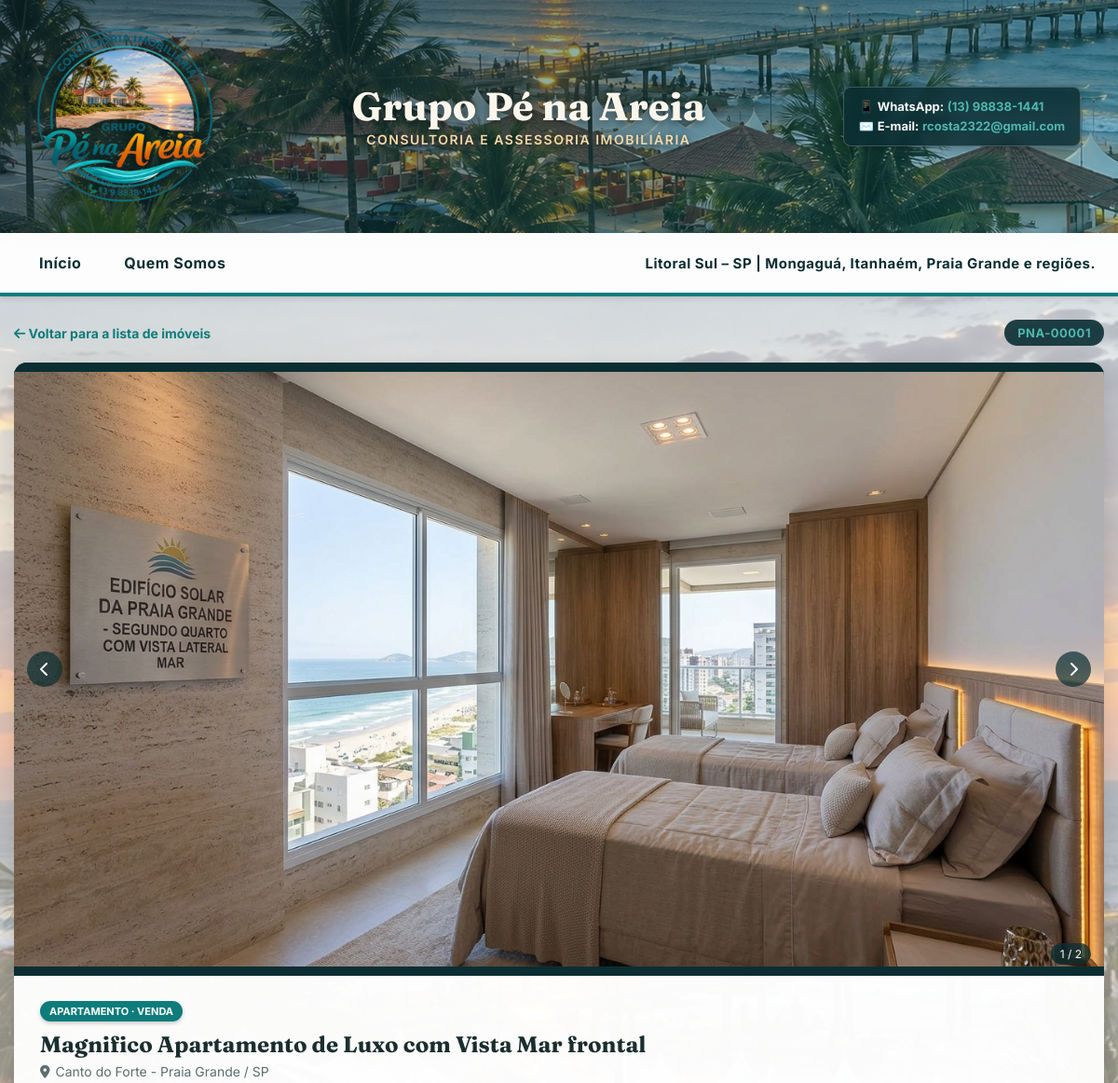
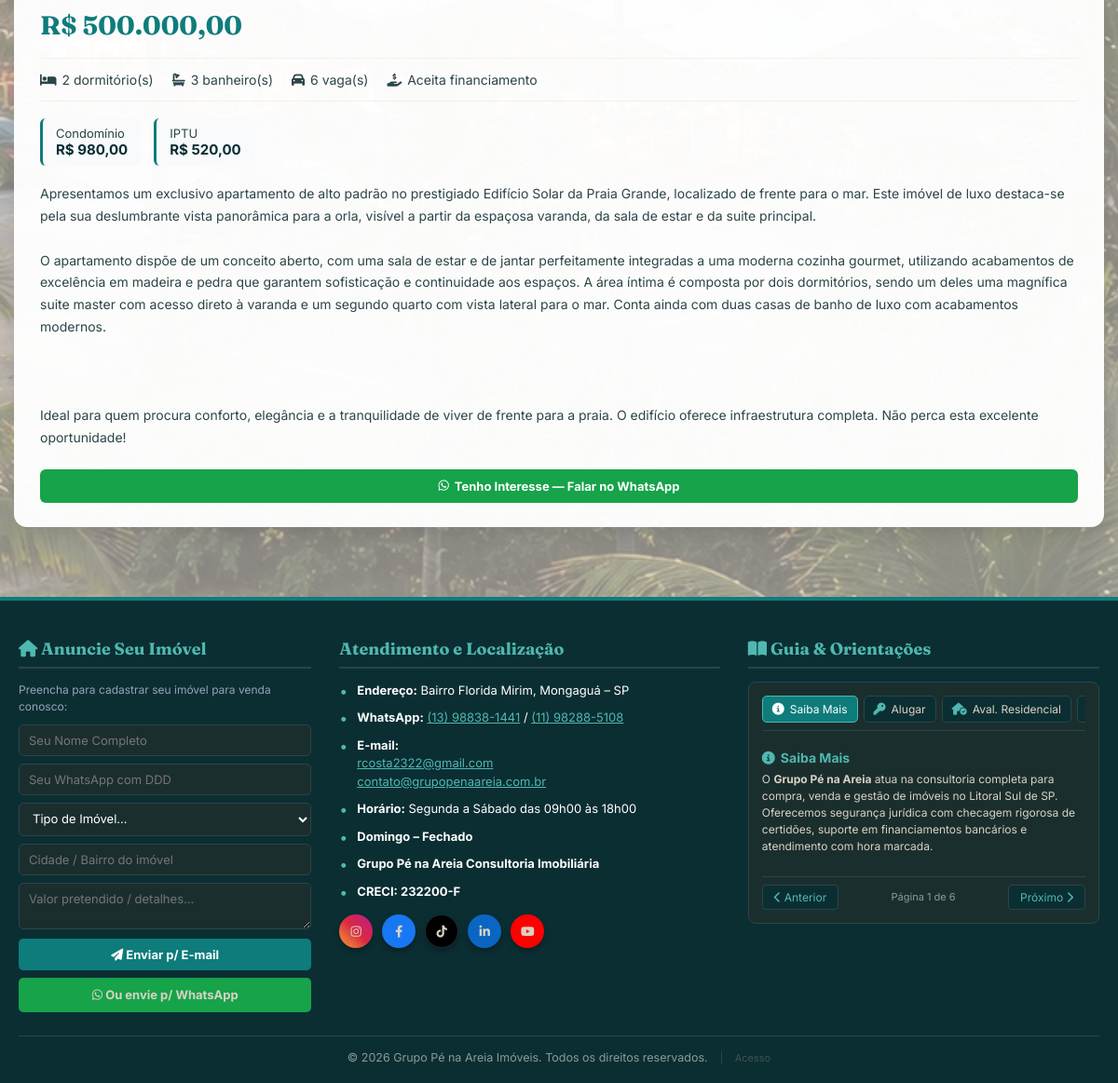
Page /imovel.php?codigo=PNA-00001 on the committed database (2 pictures, top to bottom).
### tables this page shows
CREATE TABLE IF NOT EXISTS imoveis (
  id INT UNSIGNED AUTO_INCREMENT PRIMARY KEY,
  codigo VARCHAR(20) NOT NULL DEFAULT '',
  titulo VARCHAR(150) NOT NULL,
  finalidade ENUM('aluguel','venda') NOT NULL,
  tipo ENUM('casa','sobrado','apartamento','kitnet','chacara','comercial','terreno') NOT NULL,
  preco DECIMAL(12,2) NOT NULL,
  iptu DECIMAL(12,2) NULL DEFAULT NULL,
  condominio DECIMAL(12,2) NULL DEFAULT NULL,
  observacoes VARCHAR(200) NULL DEFAULT NULL,
  descricao TEXT NOT NULL,
  cidade_bairro VARCHAR(150) NOT NULL,
  dormitorios TINYINT UNSIGNED NOT NULL DEFAULT 0,
  banheiros TINYINT UNSIGNED NOT NULL DEFAULT 0,
  vagas TINYINT UNSIGNED NOT NULL DEFAULT 0,
  aceita_financiamento TINYINT(1) NOT NULL DEFAULT 0,
  aceita_permuta TINYINT(1) NOT NULL DEFAULT 0,
  destaque TINYINT(1) NOT NULL DEFAULT 0,
  status ENUM('ativo','inativo') NOT NULL DEFAULT 'ativo',
  created_at TIMESTAMP NOT NULL DEFAULT CURRENT_TIMESTAMP,
  updated_at TIMESTAMP NOT NULL DEFAULT CURRENT_TIMESTAMP ON UPDATE CURRENT_TIMESTAMP,
  youtube_url VARCHAR(255) NULL DEFAULT NULL,
  drive_url VARCHAR(500) NULL DEFAULT NULL,
  endereco_rua VARCHAR(200) NULL DEFAULT NULL,
  endereco_numero VARCHAR(20) NULL DEFAULT NULL,
  endereco_complemento VARCHAR(100) NULL DEFAULT NULL,
  endereco_cep VARCHAR(9) NULL DEFAULT NULL,
  proprietario_nome VARCHAR(150) NULL DEFAULT NULL,
  proprietario_telefone VARCHAR(30) NULL DEFAULT NULL,
  proprietario_celular VARCHAR(30) NULL DEFAULT NULL,
  proprietario_email VARCHAR(150) NULL DEFAULT NULL,
  obs_internas TEXT NULL DEFAULT NULL,
  UNIQUE KEY uq_codigo (codigo),
  INDEX idx_finalidade (finalidade),
  INDEX idx_tipo (tipo),
  INDEX idx_status (status),
  INDEX idx_destaque (destaque)
);

### includes/functions.php (called while the page is built, shortened)
<?php
function h(?string $valor): string
{
    return htmlspecialchars($valor ?? '', ENT_QUOTES, 'UTF-8');
}
function tiposImovel(): array
{
    return [
        'casa'        => 'Casa',
        'sobrado'     => 'Sobrado',
        'apartamento' => 'Apartamento',
        'kitnet'      => 'Kitnet',
        'chacara'     => 'Chácara',
        'comercial'   => 'Comercial',
        'terreno'     => 'Terreno',
    ];
}
function tipoLabel(string $tipo): string
{
    return tiposImovel()[$tipo] ?? ucfirst($tipo);
}
function finalidadeLabel(string $finalidade): string
{
    return $finalidade === 'aluguel' ? 'Aluguel' : 'Venda';
}
function formatarPreco(float $valor, string $finalidade): string
{
    $formatado = 'R$ ' . number_format($valor, 2, ',', '.');
    return $finalidade === 'aluguel' ? $formatado . '/mês' : $formatado;
}
function formatarMoeda(?float $valor): ?string
{
    return 'R$ ' . number_format($valor, 2, ',', '.');
}
function assetUrl(string $caminhoRelativo): string
{
    $caminhoAbsoluto = dirname(__DIR__) . $caminhoRelativo;
    $versao = is_file($caminhoAbsoluto) ? filemtime($caminhoAbsoluto) : time();
    return BASE_URL . $caminhoRelativo . '?v=' . $versao;
}

### imovel.php (the view, shortened to what this page needs)
<?php
require_once __DIR__ . '/includes/db.php';
require_once __DIR__ . '/includes/functions.php';
$codigo = normalizarCodigo($_GET['codigo'] ?? '');
$imovel = null;
if ($codigo !== '') {
    $stmt = $pdo->prepare('SELECT * FROM imoveis WHERE codigo = ? AND status = "ativo" LIMIT 1');
    $stmt->execute([$codigo]);
    $imovel = $stmt->fetch();
}
    ?>
    <?php
$stmtFotos = $pdo->prepare('SELECT caminho_arquivo FROM fotos_imovel WHERE imovel_id = ? ORDER BY ordem ASC LIMIT 15');
$stmtFotos->execute([$imovel['id']]);
$fotos = array_column($stmtFotos->fetchAll(), 'caminho_arquivo');
require __DIR__ . '/includes/header.php';
$mensagemWhats = 'Olá, tenho interesse no imóvel ' . $imovel['codigo'] . ' - ' . $imovel['titulo'] . ' (' . $imovel['cidade_bairro'] . ')';
?>
    <div class="detalhe-topo">
      <a href="<?= BASE_URL ?>/index.php" class="detalhe-voltar"><i class="fas fa-arrow-left"></i> Voltar para a lista de imóveis</a>
      <span class="detalhe-codigo"><?= h($imovel['codigo']) ?></span>
    </div>
    <div class="detalhe-card">
      <div class="carrossel">
        <?php if (!empty($fotos)): ?>
        <div class="carrossel-imagens" id="carrossel-imagens">
          <?php foreach ($fotos as $i => $foto): ?>
            <img src="<?= h(UPLOAD_URL . '/' . $foto) ?>" alt="Foto <?= $i + 1 ?> - <?= h($imovel['titulo']) ?>" class="<?= $i === 0 ? 'ativa' : '' ?>" <?= $i === 0 ? 'loading="eager"' : 'loading="lazy"' ?>>
          <?php endforeach; ?>
        </div>
        <?php if (count($fotos) > 1): ?>
          <button class="carrossel-nav prev" onclick="trocarFotoCarrossel(-1)" aria-label="Foto anterior"><i class="fas fa-chevron-left"></i></button>
          <button class="carrossel-nav next" onclick="trocarFotoCarrossel(1)" aria-label="Próxima foto"><i class="fas fa-chevron-right"></i></button>
          <span class="carrossel-contador" id="carrossel-contador">1 / <?= count($fotos) ?></span>
        <?php endif; ?>
        <?php else: ?>
        <div class="carrossel-imagens">
          <img src="<?= BASE_URL ?>/assets/img/sem-foto.svg" alt="Sem foto disponível" class="ativa">
        </div>
        <?php endif; ?>
      </div>
      <div class="detalhe-body">
        <div class="card-badge" style="position:static; display:inline-block; margin-bottom:10px;">
          <?= h(tipoLabel($imovel['tipo'])) ?> · <?= h(finalidadeLabel($imovel['finalidade'])) ?>
        </div>
        <h2 class="detalhe-titulo"><?= h($imovel['titulo']) ?></h2>
        <div class="detalhe-local"><i class="fas fa-map-marker-alt"></i> <?= h($imovel['cidade_bairro']) ?></div>
        <div class="detalhe-preco"><?= h(formatarPreco((float) $imovel['preco'], $imovel['finalidade'])) ?></div>
        <div class="detalhe-specs">
          <span><i class="fas fa-bed"></i> <?= (int) $imovel['dormitorios'] ?> dormitório(s)</span>
          <span><i class="fas fa-bath"></i> <?= (int) $imovel['banheiros'] ?> banheiro(s)</span>
          <span><i class="fas fa-car"></i> <?= (int) $imovel['vagas'] ?> vaga(s)</span>
          <?php if ($imovel['aceita_financiamento']): ?><span><i class="fas fa-hand-holding-dollar"></i> Aceita financiamento</span><?php endif; ?>
        </div>
        <div class="detalhe-valores">
          <?php if (in_array($imovel['tipo'], ['apartamento', 'kitnet'], true) && $imovel['condominio'] !== null): ?>
            <div class="detalhe-valor-box">Condomínio<strong><?= h(formatarMoeda((float) $imovel['condominio'])) ?></strong></div>
          <?php endif; ?>
          <?php if ($imovel['iptu'] !== null): ?>
            <div class="detalhe-valor-box">IPTU<strong><?= h(formatarMoeda((float) $imovel['iptu'])) ?></strong></div>
          <?php endif; ?>
        </div>
        <p class="detalhe-descricao"><?= nl2br(h($imovel['descricao'])) ?></p>
        <div class="detalhe-cta">
          <a href="https://wa.me/<?= h(WHATSAPP_PRINCIPAL) ?>?text=<?= urlencode($mensagemWhats) ?>" target="_blank" rel="noopener" class="btn-whatsapp-card">
            <i class="fab fa-whatsapp"></i> Tenho Interesse — Falar no WhatsApp
          </a>
        </div>
      </div>
    </div>
<?php require __DIR__ . '/includes/footer.php'; ?>

### includes/header.php (shortened to what this page needs)
<?php
require_once __DIR__ . '/functions.php';
?>
<!DOCTYPE html>
<html lang="pt-BR">
<head>
  <link rel="stylesheet" href="https://cdnjs.cloudflare.com/ajax/libs/font-awesome/6.4.0/css/all.min.css">
  <link rel="stylesheet" href="<?= assetUrl('/assets/css/style.css') ?>">
</head>
<body>
  <header>
    <div>
      <a href="<?= BASE_URL ?>/index.php"><img src="<?= BASE_URL ?>/assets/img/penareia_logo.png" alt="Logo Grupo Pé na Areia" class="header-logo"></a>
    </div>
    <div class="header-center">
      <h1 class="header-title">Grupo Pé na Areia</h1>
      <div class="header-subtitle">Consultoria e Assessoria Imobiliária</div>
    </div>
    <div class="header-contact">
      <p>📱 <strong>WhatsApp:</strong> <a href="https://wa.me/<?= h(WHATSAPP_PRINCIPAL) ?>" target="_blank" rel="noopener">(13) 98838-1441</a></p>
      <p>✉️ <strong>E-mail:</strong> <a href="mailto:<?= h(EMAIL_CONTATO) ?>"><?= h(EMAIL_CONTATO) ?></a></p>
    </div>
  </header>
  <div class="header-division-bar">
    <nav class="header-nav">
      <a href="<?= BASE_URL ?>/index.php"<?= (basename($_SERVER['SCRIPT_NAME']) === 'index.php') ? ' class="active"' : '' ?>>Início</a>
      <a href="<?= BASE_URL ?>/quem-somos.php"<?= (basename($_SERVER['SCRIPT_NAME']) === 'quem-somos.php') ? ' class="active"' : '' ?>>Quem Somos</a>
    </nav>
    <span>Litoral Sul – SP | Mongaguá, Itanhaém, Praia Grande e regiões.</span>
  </div>
  <div class="container">

### includes/footer.php (shortened to what this page needs)
  </div>
  <footer>
    <div class="footer-content">
      <div class="footer-section">
        <h4><i class="fas fa-home"></i> Anuncie Seu Imóvel</h4>
        <p style="font-size: 12px; margin-bottom: 10px; color: #94a3b8;">
          Preencha para cadastrar seu imóvel para venda conosco:
        </p>
        <form class="owner-form" action="https://formsubmit.co/<?= h(EMAIL_CONTATO) ?>" method="POST">
          <input type="text" id="prop-nome" name="Nome_Proprietario" placeholder="Seu Nome Completo" required>
          <input type="tel" id="prop-whats" name="WhatsApp" placeholder="Seu WhatsApp com DDD" required>
          <select id="prop-tipo" name="Tipo_Imovel" required>
            <option value="">Tipo de Imóvel...</option>
          </select>
          <input type="text" id="prop-cidade" name="Cidade_Bairro" placeholder="Cidade / Bairro do imóvel" required>
          <textarea id="prop-obs" name="Detalhes" rows="2" placeholder="Valor pretendido / detalhes..."></textarea>
          <button type="submit" class="btn-submit-owner"><i class="fas fa-paper-plane"></i> Enviar p/ E-mail</button>
          <a href="#" onclick="enviarProprietarioWhats(event)" class="btn-whatsapp-owner"><i class="fab fa-whatsapp"></i> Ou envie p/ WhatsApp</a>
        </form>
      </div>
      <div class="footer-section">
        <h4>Atendimento e Localização</h4>
        <ul class="footer-contact-list">
          <li>
            <div><strong>Endereço:</strong> <?= h(ENDERECO) ?></div>
          </li>
          <li>
            <div><strong>WhatsApp:</strong> <a href="https://wa.me/<?= h(WHATSAPP_PRINCIPAL) ?>" target="_blank" rel="noopener">(13) 98838-1441</a> / <a href="https://wa.me/<?= h(WHATSAPP_SECUNDARIO) ?>" target="_blank" rel="noopener">(11) 98288-5108</a></div>
          </li>
          <li>
            <div>
              <strong>E-mail:</strong><br>
              <a href="mailto:<?= h(EMAIL_CONTATO) ?>"><?= h(EMAIL_CONTATO) ?></a><br>
              <a href="mailto:<?= h(EMAIL_CONTATO_2) ?>"><?= h(EMAIL_CONTATO_2) ?></a>
            </div>
          </li>
          <li>
            <div><strong>Horário:</strong> Segunda a Sábado das 09h00 às 18h00</div>
          </li>
          <li>
            <div><strong>Domingo – Fechado</strong></div>
          </li>
          <li>
            <div><strong>Grupo Pé na Areia Consultoria Imobiliária</strong></div>
          </li>
          <li>
            <div><strong>CRECI: <?= h(CRECI) ?></strong></div>
          </li>
        </ul>
        <div class="social-icons">
          <a href="<?= h(SOCIAL_INSTAGRAM) ?>" target="_blank" rel="noopener" class="social-icon instagram" title="Instagram" aria-label="Instagram"><i class="fab fa-instagram"></i></a>
          <a href="<?= h(SOCIAL_FACEBOOK) ?>" target="_blank" rel="noopener" class="social-icon facebook" title="Facebook" aria-label="Facebook"><i class="fab fa-facebook-f"></i></a>
          <a href="<?= h(SOCIAL_TIKTOK) ?>" target="_blank" rel="noopener" class="social-icon tiktok" title="TikTok" aria-label="TikTok"><i class="fab fa-tiktok"></i></a>
          <a href="<?= h(SOCIAL_LINKEDIN) ?>" target="_blank" rel="noopener" class="social-icon linkedin" title="LinkedIn" aria-label="LinkedIn"><i class="fab fa-linkedin-in"></i></a>
          <a href="<?= h(SOCIAL_YOUTUBE) ?>" target="_blank" rel="noopener" class="social-icon youtube" title="YouTube" aria-label="YouTube"><i class="fab fa-youtube"></i></a>
        </div>
      </div>
      <div class="footer-section guide-column">
        <h4><i class="fas fa-book-open"></i> Guia & Orientações</h4>
        <div class="guide-box">
          <div class="guide-tabs">
            <button class="tab-btn active" onclick="abrirAba(0)"><i class="fas fa-circle-info"></i> Saiba Mais</button>
            <button class="tab-btn" onclick="abrirAba(1)"><i class="fas fa-key"></i> Alugar</button>
            <button class="tab-btn" onclick="abrirAba(2)"><i class="fas fa-house-circle-check"></i> Aval. Residencial</button>
            <button class="tab-btn" onclick="abrirAba(3)"><i class="fas fa-building-circle-check"></i> Aval. Comercial</button>
          </div>
          <div class="tab-content active">
            <h5><i class="fas fa-circle-info"></i> Saiba Mais</h5>
            <p>
              O <strong>Grupo Pé na Areia</strong> atua na consultoria completa para compra, venda e gestão de imóveis no Litoral Sul de SP. Oferecemos segurança jurídica com checagem rigorosa de certidões, suporte em financiamentos bancários e atendimento com hora marcada.
            </p>
          </div>
          <div class="guide-nav">
            <button class="guide-nav-btn" onclick="mudarAba(-1)"><i class="fas fa-chevron-left"></i> Anterior</button>
            <span class="guide-page-indicator" id="guide-indicator">Página 1 de 6</span>
            <button class="guide-nav-btn" onclick="mudarAba(1)">Próximo <i class="fas fa-chevron-right"></i></button>
          </div>
        </div>
      </div>
    </div>
    <div class="footer-bottom">
      <p>&copy; <?= date('Y') ?> Grupo Pé na Areia Imóveis. Todos os direitos reservados.</p>
      <a href="<?= BASE_URL ?>/painel/login.php" class="footer-acesso">Acesso</a>
    </div>
  </footer>
</body>
</html>

### rows in the picture
imoveis: codigo "PNA-00001", tipo "APARTAMENTO", finalidade "VENDA", titulo "Magnifico Apartamento de Luxo com Vista Mar frontal", cidade_bairro "Canto do Forte - Praia Grande / SP", preco+finalidade "R$ 500.000,00", dormitorios "2", banheiros "3", vagas "6", condominio "R$ 980,00", iptu "R$ 520,00", descricao "Apresentamos um exclusivo apartamento de alto padrão no prestigiado Edifício Solar da Praia Grande, localizado de frente para o mar. Este imóvel de luxo destaca-se pela sua deslumbrante vista panorâmica para a orla, visível a partir da espaçosa varanda, da sala de estar e da suite principal. O apartamento dispõe de um conceito aberto, com uma sala de estar e de jantar perfeitamente integradas a uma moderna cozinha gourmet, utilizando acabamentos de excelência em madeira e pedra que garantem sofisticação e continuidade aos espaços. A área íntima é composta por dois dormitórios, sendo um deles uma magnífica suite master com acesso direto à varanda e um segundo quarto com vista lateral para o…"

### other values in the picture
EMAIL_CONTATO "rcosta2322@gmail.com"
count($fotos) "2"
ENDERECO "Bairro Florida Mirim, Mongaguá – SP"
EMAIL_CONTATO_2 "contato@grupopenaareia.com.br"
CRECI "232200-F"
